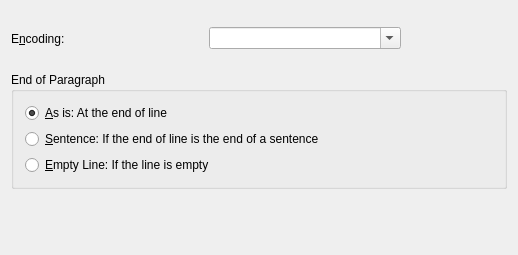
<?xml version="1.0" encoding="UTF-8"?>
<ui version="4.0">
 <author>Nicolas GOUTTE &lt;goutte@kde.org&gt;</author>
 <comment>Import dialog for Words's plain text import filter</comment>
 <class>ImportDialogUI</class>
 <widget class="QWidget" name="ImportDialogUI">
  <property name="geometry">
   <rect>
    <x>0</x>
    <y>0</y>
    <width>518</width>
    <height>255</height>
   </rect>
  </property>
  <property name="windowTitle">
   <string>Plain Text Import Dialog</string>
  </property>
  <layout class="QVBoxLayout">
   <property name="spacing">
    <number>6</number>
   </property>
   <property name="margin">
    <number>11</number>
   </property>
   <item>
    <layout class="QHBoxLayout">
     <item>
      <widget class="QLabel" name="textLabel1">
       <property name="text">
        <string>E&amp;ncoding:</string>
       </property>
       <property name="textFormat">
        <enum>Qt::PlainText</enum>
       </property>
       <property name="wordWrap">
        <bool>false</bool>
       </property>
       <property name="buddy">
        <cstring>comboBoxEncoding</cstring>
       </property>
      </widget>
     </item>
     <item>
      <widget class="KComboBox" name="comboBoxEncoding">
       <property name="editable">
        <bool>true</bool>
       </property>
      </widget>
     </item>
     <item>
      <spacer name="Spacer2_2">
       <property name="orientation">
        <enum>Qt::Vertical</enum>
       </property>
       <property name="sizeType">
        <enum>QSizePolicy::Expanding</enum>
       </property>
       <property name="sizeHint" stdset="0">
        <size>
         <width>106</width>
         <height>20</height>
        </size>
       </property>
      </spacer>
     </item>
    </layout>
   </item>
   <item>
    <widget class="QGroupBox" name="buttonGroupParagraph">
     <property name="title">
      <string>End of Paragraph</string>
     </property>
     <layout class="QVBoxLayout">
      <property name="spacing">
       <number>6</number>
      </property>
      <property name="margin">
       <number>11</number>
      </property>
      <item>
       <widget class="QRadioButton" name="radioParagraphAsIs">
        <property name="text">
         <string>&amp;As is: At the end of line</string>
        </property>
        <property name="checked">
         <bool>true</bool>
        </property>
       </widget>
      </item>
      <item>
       <widget class="QRadioButton" name="radioParagraphSentence">
        <property name="text">
         <string>&amp;Sentence: If the end of line is the end of a sentence</string>
        </property>
       </widget>
      </item>
      <item>
       <widget class="QRadioButton" name="radioParagraphEmptyLine">
        <property name="text">
         <string>&amp;Empty Line: If the line is empty</string>
        </property>
       </widget>
      </item>
     </layout>
    </widget>
   </item>
   <item>
    <spacer name="Spacer2">
     <property name="orientation">
      <enum>Qt::Vertical</enum>
     </property>
     <property name="sizeType">
      <enum>QSizePolicy::Expanding</enum>
     </property>
     <property name="sizeHint" stdset="0">
      <size>
       <width>20</width>
       <height>20</height>
      </size>
     </property>
    </spacer>
   </item>
  </layout>
 </widget>
 <layoutdefault spacing="6" margin="11"/>
 <customwidgets>
  <customwidget>
   <class>KComboBox</class>
   <extends>QComboBox</extends>
   <header>kcombobox.h</header>
  </customwidget>
 </customwidgets>
 <includes>
  <include location="local">kcombobox.h</include>
  <include location="local">klineedit.h</include>
 </includes>
 <resources/>
 <connections/>
</ui>
